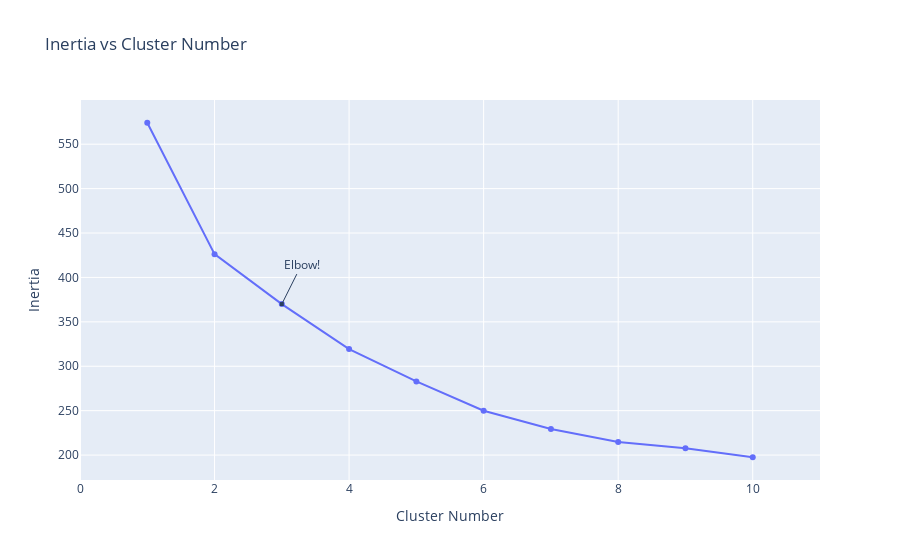

Notebook code cell kept with this figure:
### Code cell
# elbow plot

X=data.drop("caseid",axis=1)
scaler = MinMaxScaler()
scaler.fit(X)
X=scaler.transform(X)
inertia = []
for i in range(1,11):
    kmeans = KMeans(
        n_clusters=i, init="k-means++",
        n_init=10,
        tol=1e-04, random_state=44
    )
    kmeans.fit(X)
    inertia.append(kmeans.inertia_)
fig = go.Figure(data=go.Scatter(x=np.arange(1,11),y=inertia))
fig.update_layout(title="Inertia vs Cluster Number",xaxis=dict(range=[0,11],title="Cluster Number"),
                  yaxis={'title':'Inertia'},
                 annotations=[
        dict(
            x=3,
            y=inertia[2],
            xref="x",
            yref="y",
            text="Elbow!",
            showarrow=True,
            arrowhead=7,
            ax=20,
            ay=-40
        )
    ])

### Figure 1 — Plotly figure (JSON) as saved in the notebook; plotly's stock layout.template omitted (floating-point values rounded to 4 significant figures)
{"data": [{"type": "scatter", "x": [1, 2, 3, 4, 5, 6, 7, 8, 9, 10], "y": [574.1, 426.2, 370.0, 319.4, 283.0, 249.9, 229.3, 214.7, 207.6, 197.6]}], "layout": {"annotations": [{"arrowhead": 7, "ax": 20, "ay": -40, "showarrow": true, "text": "Elbow!", "x": 3, "xref": "x", "y": 370.0, "yref": "y"}], "title": {"text": "Inertia vs Cluster Number"}, "xaxis": {"range": [0, 11], "title": {"text": "Cluster Number"}}, "yaxis": {"title": {"text": "Inertia"}}}}
